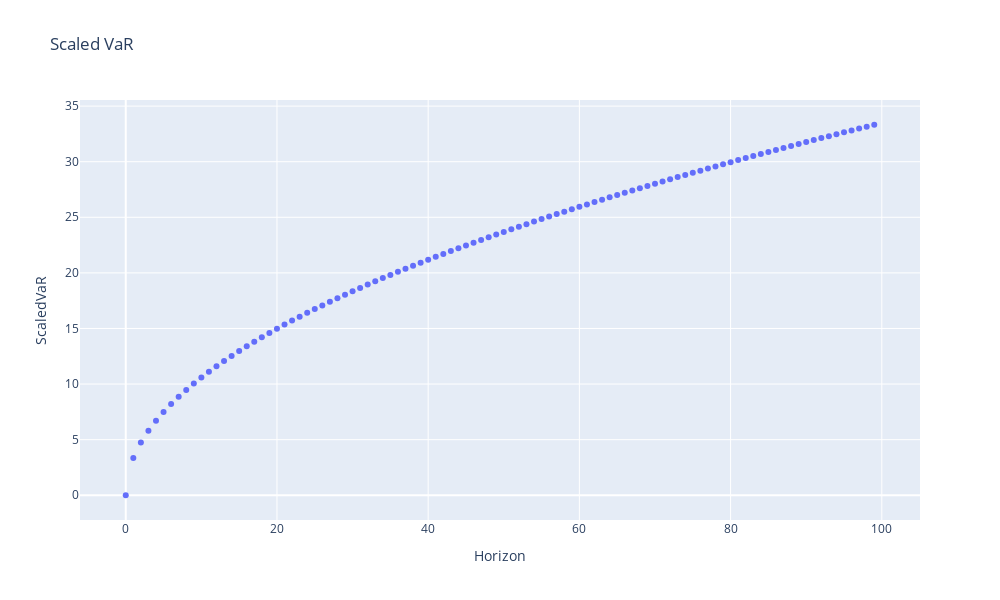

The notebook cell saved with this chart:
### Code cell
# Plot Scaled VaR
sVaR = pd.DataFrame([-100*VaR_99*np.sqrt(x) for x in range(100)], columns=['ScaledVaR'])
px.scatter(sVaR, sVaR.index,'ScaledVaR',title='Scaled VaR', labels={'index': 'Horizon'})

### Figure 1 — Plotly figure (JSON) as saved in the notebook; plotly's stock layout.template omitted (floating-point values rounded to 4 significant figures)
{"data": [{"hovertemplate": "Horizon=%{x}<br>ScaledVaR=%{y}<extra></extra>", "legendgroup": "", "marker": {"color": "#636efa", "symbol": "circle"}, "mode": "markers", "name": "", "orientation": "v", "showlegend": false, "type": "scatter", "x": [0, 1, 2, 3, 4, 5, 6, 7, 8, 9, 10, 11, 12, 13, 14, 15, 16, 17, 18, 19, 20, 21, 22, 23, 24, 25, 26, 27, 28, 29, 30, 31, 32, 33, 34, 35, 36, 37, 38, 39, 40, 41, 42, 43, 44, 45, 46, 47, 48, 49, 50, 51, 52, 53, 54, 55, 56, 57, 58, 59, 60, 61, 62, 63, 64, 65, 66, 67, 68, 69, 70, 71, 72, 73, 74, 75, 76, 77, 78, 79, 80, 81, 82, 83, 84, 85, 86, 87, 88, 89, 90, 91, 92, 93, 94, 95, 96, 97, 98, 99], "xaxis": "x", "y": [0, 3.349, 4.736, 5.801, 6.698, 7.489, 8.204, 8.861, 9.473, 10.05, 10.59, 11.11, 11.6, 12.08, 12.53, 12.97, 13.4, 13.81, 14.21, 14.6, 14.98, 15.35, 15.71, 16.06, 16.41, 16.75, 17.08, 17.4, 17.72, 18.04, 18.34, 18.65, 18.95, 19.24, 19.53, 19.81, 20.09, 20.37, 20.65, 20.92, 21.18, 21.45, 21.71, 21.96, 22.22, 22.47, 22.72, 22.96, 23.2, 23.44, 23.68, 23.92, 24.15, 24.38, 24.61, 24.84, 25.06, 25.29, 25.51, 25.73, 25.94, 26.16, 26.37, 26.58, 26.79, 27.0, 27.21, 27.41, 27.62, 27.82, 28.02, 28.22, 28.42, 28.62, 28.81, 29.0, 29.2, 29.39, 29.58, 29.77, 29.96, 30.14, 30.33, 30.51, 30.7, 30.88, 31.06, 31.24, 31.42, 31.6, 31.77, 31.95, 32.12, 32.3, 32.47, 32.64, 32.81, 32.99, 33.15, 33.32], "yaxis": "y"}], "layout": {"height": 600, "legend": {"tracegroupgap": 0}, "title": {"text": "Scaled VaR"}, "width": 1000, "xaxis": {"anchor": "y", "domain": [0, 1], "title": {"text": "Horizon"}}, "yaxis": {"anchor": "x", "domain": [0, 1], "title": {"text": "ScaledVaR"}}}}
